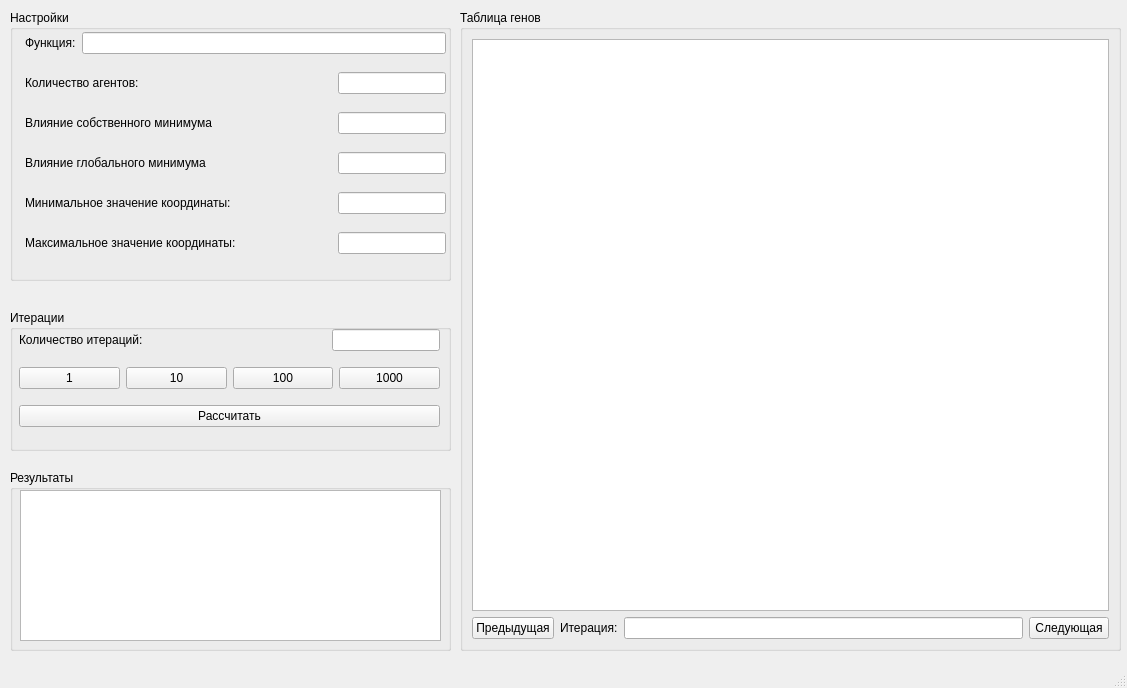
<?xml version="1.0" encoding="UTF-8"?>
<ui version="4.0">
 <class>MainWindow</class>
 <widget class="QMainWindow" name="MainWindow">
  <property name="geometry">
   <rect>
    <x>0</x>
    <y>0</y>
    <width>1127</width>
    <height>688</height>
   </rect>
  </property>
  <property name="windowTitle">
   <string>MainWindow</string>
  </property>
  <widget class="QWidget" name="centralwidget">
   <widget class="QGroupBox" name="ResultsGroupBox">
    <property name="geometry">
     <rect>
      <x>10</x>
      <y>470</y>
      <width>441</width>
      <height>181</height>
     </rect>
    </property>
    <property name="title">
     <string>Результаты</string>
    </property>
    <widget class="QPlainTextEdit" name="BestGene">
     <property name="enabled">
      <bool>true</bool>
     </property>
     <property name="geometry">
      <rect>
       <x>10</x>
       <y>20</y>
       <width>421</width>
       <height>151</height>
      </rect>
     </property>
     <property name="readOnly">
      <bool>true</bool>
     </property>
     <property name="centerOnScroll">
      <bool>false</bool>
     </property>
    </widget>
   </widget>
   <widget class="QGroupBox" name="IterationGroupBox">
    <property name="geometry">
     <rect>
      <x>10</x>
      <y>310</y>
      <width>441</width>
      <height>141</height>
     </rect>
    </property>
    <property name="title">
     <string>Итерации</string>
    </property>
    <widget class="QWidget" name="verticalLayoutWidget">
     <property name="geometry">
      <rect>
       <x>9</x>
       <y>9</y>
       <width>421</width>
       <height>121</height>
      </rect>
     </property>
     <layout class="QVBoxLayout" name="verticalLayout">
      <item>
       <layout class="QHBoxLayout" name="horizontalLayout_2">
        <item>
         <widget class="QLabel" name="label_2">
          <property name="text">
           <string>Количество итераций:</string>
          </property>
         </widget>
        </item>
        <item>
         <widget class="QLineEdit" name="IterationCount">
          <property name="sizePolicy">
           <sizepolicy hsizetype="Fixed" vsizetype="Fixed">
            <horstretch>0</horstretch>
            <verstretch>0</verstretch>
           </sizepolicy>
          </property>
         </widget>
        </item>
       </layout>
      </item>
      <item>
       <layout class="QHBoxLayout" name="horizontalLayout_3">
        <item>
         <widget class="QPushButton" name="Set1iterationCount">
          <property name="text">
           <string>1</string>
          </property>
         </widget>
        </item>
        <item>
         <widget class="QPushButton" name="Set10iterationCount">
          <property name="text">
           <string>10</string>
          </property>
         </widget>
        </item>
        <item>
         <widget class="QPushButton" name="Set100iterationCount">
          <property name="text">
           <string>100</string>
          </property>
         </widget>
        </item>
        <item>
         <widget class="QPushButton" name="Set1000iterationCount">
          <property name="text">
           <string>1000</string>
          </property>
         </widget>
        </item>
       </layout>
      </item>
      <item>
       <widget class="QPushButton" name="pushButton_3">
        <property name="text">
         <string>Рассчитать</string>
        </property>
       </widget>
      </item>
     </layout>
    </widget>
   </widget>
   <widget class="QGroupBox" name="TableGroupBox">
    <property name="geometry">
     <rect>
      <x>460</x>
      <y>10</y>
      <width>661</width>
      <height>641</height>
     </rect>
    </property>
    <property name="title">
     <string>Таблица генов</string>
    </property>
    <layout class="QVBoxLayout" name="verticalLayout_2">
     <item>
      <widget class="QTableWidget" name="tableWidget"/>
     </item>
     <item>
      <layout class="QHBoxLayout" name="horizontalLayout">
       <item>
        <widget class="QPushButton" name="pushButton_2">
         <property name="text">
          <string>Предыдущая</string>
         </property>
        </widget>
       </item>
       <item>
        <widget class="QLabel" name="label">
         <property name="text">
          <string>Итерация:</string>
         </property>
        </widget>
       </item>
       <item>
        <widget class="QLineEdit" name="lineEdit">
         <property name="inputMethodHints">
          <set>Qt::ImhDigitsOnly</set>
         </property>
         <property name="inputMask">
          <string/>
         </property>
         <property name="readOnly">
          <bool>true</bool>
         </property>
        </widget>
       </item>
       <item>
        <widget class="QPushButton" name="pushButton">
         <property name="text">
          <string>Следующая</string>
         </property>
        </widget>
       </item>
      </layout>
     </item>
    </layout>
   </widget>
   <widget class="QGroupBox" name="SettingsGroupBox">
    <property name="geometry">
     <rect>
      <x>10</x>
      <y>10</y>
      <width>441</width>
      <height>271</height>
     </rect>
    </property>
    <property name="title">
     <string>Настройки</string>
    </property>
    <widget class="QWidget" name="verticalLayoutWidget_3">
     <property name="geometry">
      <rect>
       <x>15</x>
       <y>10</y>
       <width>421</width>
       <height>251</height>
      </rect>
     </property>
     <layout class="QVBoxLayout" name="verticalLayout_3">
      <item>
       <layout class="QHBoxLayout" name="horizontalLayout_6">
        <item>
         <widget class="QLabel" name="label_5">
          <property name="text">
           <string>Функция:</string>
          </property>
         </widget>
        </item>
        <item>
         <widget class="QLineEdit" name="funcQLE">
          <property name="sizePolicy">
           <sizepolicy hsizetype="Expanding" vsizetype="Fixed">
            <horstretch>0</horstretch>
            <verstretch>0</verstretch>
           </sizepolicy>
          </property>
         </widget>
        </item>
       </layout>
      </item>
      <item>
       <layout class="QHBoxLayout" name="horizontalLayout_5">
        <item>
         <widget class="QLabel" name="label_4">
          <property name="text">
           <string>Количество агентов:</string>
          </property>
         </widget>
        </item>
        <item>
         <widget class="QLineEdit" name="GeneAmountQLE">
          <property name="sizePolicy">
           <sizepolicy hsizetype="Fixed" vsizetype="Fixed">
            <horstretch>0</horstretch>
            <verstretch>0</verstretch>
           </sizepolicy>
          </property>
         </widget>
        </item>
       </layout>
      </item>
      <item>
       <layout class="QHBoxLayout" name="horizontalLayout_9">
        <item>
         <widget class="QLabel" name="LocalMinL">
          <property name="text">
           <string>Влияние собственного минимума</string>
          </property>
         </widget>
        </item>
        <item>
         <widget class="QLineEdit" name="LocalMinQLE">
          <property name="sizePolicy">
           <sizepolicy hsizetype="Fixed" vsizetype="Fixed">
            <horstretch>0</horstretch>
            <verstretch>0</verstretch>
           </sizepolicy>
          </property>
         </widget>
        </item>
       </layout>
      </item>
      <item>
       <layout class="QHBoxLayout" name="horizontalLayout_11">
        <item>
         <widget class="QLabel" name="GlobalMinL">
          <property name="text">
           <string>Влияние глобального минимума</string>
          </property>
         </widget>
        </item>
        <item>
         <widget class="QLineEdit" name="GlobalMinQLE">
          <property name="sizePolicy">
           <sizepolicy hsizetype="Fixed" vsizetype="Fixed">
            <horstretch>0</horstretch>
            <verstretch>0</verstretch>
           </sizepolicy>
          </property>
         </widget>
        </item>
       </layout>
      </item>
      <item>
       <layout class="QHBoxLayout" name="horizontalLayout_10">
        <item>
         <widget class="QLabel" name="label_9">
          <property name="text">
           <string>Минимальное значение координаты:</string>
          </property>
         </widget>
        </item>
        <item>
         <widget class="QLineEdit" name="bound0QLE">
          <property name="sizePolicy">
           <sizepolicy hsizetype="Fixed" vsizetype="Fixed">
            <horstretch>0</horstretch>
            <verstretch>0</verstretch>
           </sizepolicy>
          </property>
         </widget>
        </item>
       </layout>
      </item>
      <item>
       <layout class="QHBoxLayout" name="horizontalLayout_8">
        <item>
         <widget class="QLabel" name="label_7">
          <property name="text">
           <string>Максимальное значение координаты:</string>
          </property>
         </widget>
        </item>
        <item>
         <widget class="QLineEdit" name="bound1QLE">
          <property name="sizePolicy">
           <sizepolicy hsizetype="Fixed" vsizetype="Fixed">
            <horstretch>0</horstretch>
            <verstretch>0</verstretch>
           </sizepolicy>
          </property>
         </widget>
        </item>
       </layout>
      </item>
     </layout>
    </widget>
   </widget>
  </widget>
  <widget class="QMenuBar" name="menubar">
   <property name="geometry">
    <rect>
     <x>0</x>
     <y>0</y>
     <width>1127</width>
     <height>21</height>
    </rect>
   </property>
  </widget>
  <widget class="QStatusBar" name="statusbar"/>
 </widget>
 <resources/>
 <connections/>
</ui>
